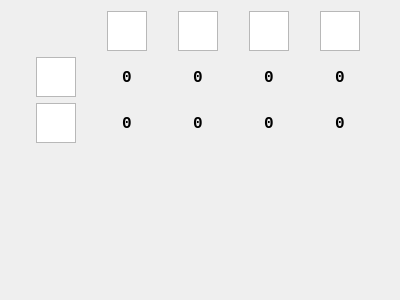
<?xml version="1.0" encoding="UTF-8"?>
<ui version="4.0">
 <class>Form</class>
 <widget class="QWidget" name="Form">
  <property name="geometry">
   <rect>
    <x>0</x>
    <y>0</y>
    <width>400</width>
    <height>300</height>
   </rect>
  </property>
  <property name="windowTitle">
   <string>Form</string>
  </property>
  <layout class="QGridLayout" name="gridLayout">
   <item row="0" column="1">
    <widget class="QGraphicsView" name="typeNormalView">
     <property name="maximumSize">
      <size>
       <width>40</width>
       <height>40</height>
      </size>
     </property>
     <property name="frameShape">
      <enum>QFrame::StyledPanel</enum>
     </property>
     <property name="verticalScrollBarPolicy">
      <enum>Qt::ScrollBarAlwaysOff</enum>
     </property>
     <property name="horizontalScrollBarPolicy">
      <enum>Qt::ScrollBarAlwaysOff</enum>
     </property>
     <property name="backgroundBrush">
      <brush brushstyle="SolidPattern">
       <color alpha="255">
        <red>0</red>
        <green>0</green>
        <blue>0</blue>
       </color>
      </brush>
     </property>
    </widget>
   </item>
   <item row="0" column="2">
    <widget class="QGraphicsView" name="typeEnergyView">
     <property name="maximumSize">
      <size>
       <width>40</width>
       <height>40</height>
      </size>
     </property>
     <property name="frameShape">
      <enum>QFrame::StyledPanel</enum>
     </property>
     <property name="verticalScrollBarPolicy">
      <enum>Qt::ScrollBarAlwaysOff</enum>
     </property>
     <property name="horizontalScrollBarPolicy">
      <enum>Qt::ScrollBarAlwaysOff</enum>
     </property>
     <property name="backgroundBrush">
      <brush brushstyle="SolidPattern">
       <color alpha="255">
        <red>0</red>
        <green>0</green>
        <blue>0</blue>
       </color>
      </brush>
     </property>
    </widget>
   </item>
   <item row="0" column="3">
    <widget class="QGraphicsView" name="typePoisonView">
     <property name="maximumSize">
      <size>
       <width>40</width>
       <height>40</height>
      </size>
     </property>
     <property name="frameShape">
      <enum>QFrame::StyledPanel</enum>
     </property>
     <property name="verticalScrollBarPolicy">
      <enum>Qt::ScrollBarAlwaysOff</enum>
     </property>
     <property name="horizontalScrollBarPolicy">
      <enum>Qt::ScrollBarAlwaysOff</enum>
     </property>
     <property name="backgroundBrush">
      <brush brushstyle="SolidPattern">
       <color alpha="255">
        <red>0</red>
        <green>0</green>
        <blue>0</blue>
       </color>
      </brush>
     </property>
    </widget>
   </item>
   <item row="0" column="4">
    <widget class="QGraphicsView" name="typeRadiationView">
     <property name="maximumSize">
      <size>
       <width>40</width>
       <height>40</height>
      </size>
     </property>
     <property name="frameShape">
      <enum>QFrame::StyledPanel</enum>
     </property>
     <property name="verticalScrollBarPolicy">
      <enum>Qt::ScrollBarAlwaysOff</enum>
     </property>
     <property name="horizontalScrollBarPolicy">
      <enum>Qt::ScrollBarAlwaysOff</enum>
     </property>
     <property name="backgroundBrush">
      <brush brushstyle="SolidPattern">
       <color alpha="255">
        <red>0</red>
        <green>0</green>
        <blue>0</blue>
       </color>
      </brush>
     </property>
    </widget>
   </item>
   <item row="1" column="0">
    <widget class="QGraphicsView" name="damageView">
     <property name="maximumSize">
      <size>
       <width>40</width>
       <height>40</height>
      </size>
     </property>
     <property name="verticalScrollBarPolicy">
      <enum>Qt::ScrollBarAlwaysOff</enum>
     </property>
     <property name="horizontalScrollBarPolicy">
      <enum>Qt::ScrollBarAlwaysOff</enum>
     </property>
     <property name="backgroundBrush">
      <brush brushstyle="NoBrush">
       <color alpha="255">
        <red>0</red>
        <green>0</green>
        <blue>0</blue>
       </color>
      </brush>
     </property>
     <property name="foregroundBrush">
      <brush brushstyle="NoBrush">
       <color alpha="255">
        <red>0</red>
        <green>0</green>
        <blue>0</blue>
       </color>
      </brush>
     </property>
    </widget>
   </item>
   <item row="1" column="1">
    <widget class="QLabel" name="damageNormalLabel">
     <property name="font">
      <font>
       <family>Consolas</family>
       <pointsize>12</pointsize>
       <weight>75</weight>
       <bold>true</bold>
      </font>
     </property>
     <property name="text">
      <string>0</string>
     </property>
     <property name="alignment">
      <set>Qt::AlignCenter</set>
     </property>
    </widget>
   </item>
   <item row="1" column="2">
    <widget class="QLabel" name="damageEnergyLabel">
     <property name="font">
      <font>
       <family>Consolas</family>
       <pointsize>12</pointsize>
       <weight>75</weight>
       <bold>true</bold>
      </font>
     </property>
     <property name="text">
      <string>0</string>
     </property>
     <property name="alignment">
      <set>Qt::AlignCenter</set>
     </property>
    </widget>
   </item>
   <item row="1" column="3">
    <widget class="QLabel" name="damagePoisonLabel">
     <property name="font">
      <font>
       <family>Consolas</family>
       <pointsize>12</pointsize>
       <weight>75</weight>
       <bold>true</bold>
      </font>
     </property>
     <property name="text">
      <string>0</string>
     </property>
     <property name="alignment">
      <set>Qt::AlignCenter</set>
     </property>
    </widget>
   </item>
   <item row="1" column="4">
    <widget class="QLabel" name="damageRadiationLabel">
     <property name="font">
      <font>
       <family>Consolas</family>
       <pointsize>12</pointsize>
       <weight>75</weight>
       <bold>true</bold>
      </font>
     </property>
     <property name="text">
      <string>0</string>
     </property>
     <property name="alignment">
      <set>Qt::AlignCenter</set>
     </property>
    </widget>
   </item>
   <item row="2" column="0">
    <widget class="QGraphicsView" name="resistView">
     <property name="maximumSize">
      <size>
       <width>40</width>
       <height>40</height>
      </size>
     </property>
     <property name="verticalScrollBarPolicy">
      <enum>Qt::ScrollBarAlwaysOff</enum>
     </property>
     <property name="horizontalScrollBarPolicy">
      <enum>Qt::ScrollBarAlwaysOff</enum>
     </property>
     <property name="backgroundBrush">
      <brush brushstyle="SolidPattern">
       <color alpha="255">
        <red>0</red>
        <green>0</green>
        <blue>0</blue>
       </color>
      </brush>
     </property>
    </widget>
   </item>
   <item row="2" column="1">
    <widget class="QLabel" name="resistNormalLabel">
     <property name="font">
      <font>
       <family>Consolas</family>
       <pointsize>12</pointsize>
       <weight>75</weight>
       <bold>true</bold>
      </font>
     </property>
     <property name="text">
      <string>0</string>
     </property>
     <property name="alignment">
      <set>Qt::AlignCenter</set>
     </property>
    </widget>
   </item>
   <item row="2" column="2">
    <widget class="QLabel" name="resistEnergyLabel">
     <property name="font">
      <font>
       <family>Consolas</family>
       <pointsize>12</pointsize>
       <weight>75</weight>
       <bold>true</bold>
      </font>
     </property>
     <property name="text">
      <string>0</string>
     </property>
     <property name="alignment">
      <set>Qt::AlignCenter</set>
     </property>
    </widget>
   </item>
   <item row="2" column="3">
    <widget class="QLabel" name="resistPoisonLabel">
     <property name="font">
      <font>
       <family>Consolas</family>
       <pointsize>12</pointsize>
       <weight>75</weight>
       <bold>true</bold>
      </font>
     </property>
     <property name="text">
      <string>0</string>
     </property>
     <property name="alignment">
      <set>Qt::AlignCenter</set>
     </property>
    </widget>
   </item>
   <item row="2" column="4">
    <widget class="QLabel" name="resistRadiationLabel">
     <property name="font">
      <font>
       <family>Consolas</family>
       <pointsize>12</pointsize>
       <weight>75</weight>
       <bold>true</bold>
      </font>
     </property>
     <property name="text">
      <string>0</string>
     </property>
     <property name="alignment">
      <set>Qt::AlignCenter</set>
     </property>
    </widget>
   </item>
   <item row="3" column="0">
    <spacer name="spacer2">
     <property name="orientation">
      <enum>Qt::Vertical</enum>
     </property>
     <property name="sizeHint" stdset="0">
      <size>
       <width>20</width>
       <height>141</height>
      </size>
     </property>
    </spacer>
   </item>
  </layout>
 </widget>
 <resources/>
 <connections/>
</ui>
